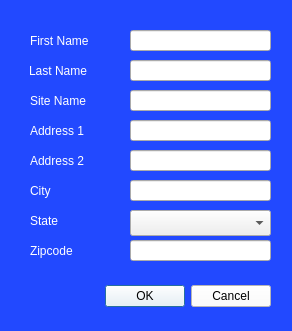
<?xml version="1.0" encoding="UTF-8"?>
<ui version="4.0">
 <class>Dialog</class>
 <widget class="QDialog" name="Dialog">
  <property name="geometry">
   <rect>
    <x>0</x>
    <y>0</y>
    <width>292</width>
    <height>331</height>
   </rect>
  </property>
  <property name="windowTitle">
   <string>New Student</string>
  </property>
  <property name="styleSheet">
   <string notr="true">#Dialog {
	background-color: rgb(34, 73, 255);
	color: white;
}

QLabel {
	color: white;
}

</string>
  </property>
  <widget class="QDialogButtonBox" name="buttonBox">
   <property name="geometry">
    <rect>
     <x>100</x>
     <y>280</y>
     <width>171</width>
     <height>32</height>
    </rect>
   </property>
   <property name="styleSheet">
    <string notr="true">background-color: white;</string>
   </property>
   <property name="orientation">
    <enum>Qt::Horizontal</enum>
   </property>
   <property name="standardButtons">
    <set>QDialogButtonBox::Cancel|QDialogButtonBox::Ok</set>
   </property>
  </widget>
  <widget class="QLabel" name="label">
   <property name="geometry">
    <rect>
     <x>30</x>
     <y>30</y>
     <width>71</width>
     <height>21</height>
    </rect>
   </property>
   <property name="text">
    <string>First Name</string>
   </property>
  </widget>
  <widget class="QLabel" name="label_2">
   <property name="geometry">
    <rect>
     <x>29</x>
     <y>60</y>
     <width>71</width>
     <height>21</height>
    </rect>
   </property>
   <property name="text">
    <string>Last Name</string>
   </property>
  </widget>
  <widget class="QLabel" name="label_3">
   <property name="geometry">
    <rect>
     <x>30</x>
     <y>90</y>
     <width>91</width>
     <height>21</height>
    </rect>
   </property>
   <property name="text">
    <string>Site Name</string>
   </property>
  </widget>
  <widget class="QLabel" name="label_4">
   <property name="geometry">
    <rect>
     <x>30</x>
     <y>150</y>
     <width>91</width>
     <height>21</height>
    </rect>
   </property>
   <property name="text">
    <string>Address 2</string>
   </property>
  </widget>
  <widget class="QLabel" name="label_5">
   <property name="geometry">
    <rect>
     <x>30</x>
     <y>120</y>
     <width>91</width>
     <height>21</height>
    </rect>
   </property>
   <property name="text">
    <string>Address 1</string>
   </property>
  </widget>
  <widget class="QLabel" name="label_6">
   <property name="geometry">
    <rect>
     <x>30</x>
     <y>180</y>
     <width>91</width>
     <height>21</height>
    </rect>
   </property>
   <property name="text">
    <string>City</string>
   </property>
  </widget>
  <widget class="QLabel" name="label_7">
   <property name="geometry">
    <rect>
     <x>30</x>
     <y>240</y>
     <width>91</width>
     <height>21</height>
    </rect>
   </property>
   <property name="text">
    <string>Zipcode</string>
   </property>
  </widget>
  <widget class="QLabel" name="label_8">
   <property name="geometry">
    <rect>
     <x>30</x>
     <y>210</y>
     <width>91</width>
     <height>21</height>
    </rect>
   </property>
   <property name="text">
    <string>State</string>
   </property>
  </widget>
  <widget class="QLineEdit" name="f_name">
   <property name="geometry">
    <rect>
     <x>130</x>
     <y>30</y>
     <width>141</width>
     <height>21</height>
    </rect>
   </property>
  </widget>
  <widget class="QLineEdit" name="site_name">
   <property name="geometry">
    <rect>
     <x>130</x>
     <y>90</y>
     <width>141</width>
     <height>21</height>
    </rect>
   </property>
  </widget>
  <widget class="QLineEdit" name="add_1">
   <property name="geometry">
    <rect>
     <x>130</x>
     <y>120</y>
     <width>141</width>
     <height>21</height>
    </rect>
   </property>
  </widget>
  <widget class="QLineEdit" name="add_2">
   <property name="geometry">
    <rect>
     <x>130</x>
     <y>150</y>
     <width>141</width>
     <height>21</height>
    </rect>
   </property>
  </widget>
  <widget class="QLineEdit" name="city">
   <property name="geometry">
    <rect>
     <x>130</x>
     <y>180</y>
     <width>141</width>
     <height>21</height>
    </rect>
   </property>
  </widget>
  <widget class="QLineEdit" name="zipcode">
   <property name="geometry">
    <rect>
     <x>130</x>
     <y>240</y>
     <width>141</width>
     <height>21</height>
    </rect>
   </property>
  </widget>
  <widget class="QComboBox" name="state">
   <property name="geometry">
    <rect>
     <x>130</x>
     <y>210</y>
     <width>141</width>
     <height>26</height>
    </rect>
   </property>
  </widget>
  <widget class="QLineEdit" name="l_name">
   <property name="geometry">
    <rect>
     <x>130</x>
     <y>60</y>
     <width>141</width>
     <height>21</height>
    </rect>
   </property>
  </widget>
 </widget>
 <resources/>
 <connections>
  <connection>
   <sender>buttonBox</sender>
   <signal>rejected()</signal>
   <receiver>Dialog</receiver>
   <slot>reject()</slot>
   <hints>
    <hint type="sourcelabel">
     <x>316</x>
     <y>260</y>
    </hint>
    <hint type="destinationlabel">
     <x>286</x>
     <y>274</y>
    </hint>
   </hints>
  </connection>
  <connection>
   <sender>buttonBox</sender>
   <signal>accepted()</signal>
   <receiver>Dialog</receiver>
   <slot>accept()</slot>
   <hints>
    <hint type="sourcelabel">
     <x>185</x>
     <y>295</y>
    </hint>
    <hint type="destinationlabel">
     <x>145</x>
     <y>165</y>
    </hint>
   </hints>
  </connection>
 </connections>
</ui>
